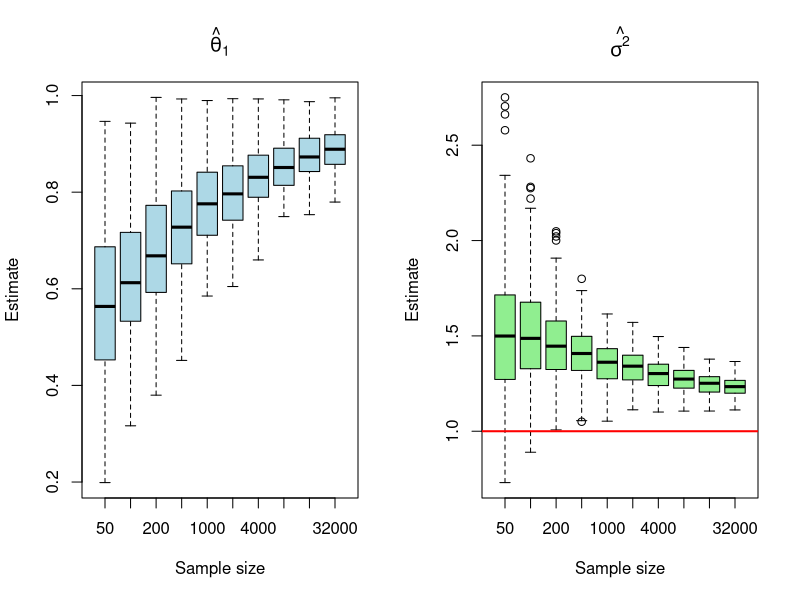

This chart was generated by the following R code:
set.seed(123)

# Method-of-moments estimator for MA(1)
mom_ma1 <- function(y) {
  n <- length(y)
  g0 <- mean(y^2)              # sample autocovariance at lag 0
  g1 <- mean(y[-1] * y[-n])    # sample autocovariance at lag 1
  
  # Estimate theta from quadratic relation: g1/g0 = theta / (1 + theta^2)
  r1 <- g1 / g0
  disc <- 1 - 4 * r1^2
  
  if (disc < 0) return(c(theta = NA, sigma2 = NA))  # no real solution
  
  theta1 <- (1 - sqrt(disc)) / (2 * r1)
  theta2 <- (1 + sqrt(disc)) / (2 * r1)
  
  # Choose the invertible root (|theta| < 1)
  theta_hat <- ifelse(abs(theta1) < 1, theta1, theta2)
  
  sigma2_hat <- g0 / (1 + theta_hat^2)
  return(c(theta = theta_hat, sigma2 = sigma2_hat))
}

# Simulation settings
theta_true <- 1.1
sigma_true <- 1
n_reps <- 500
sample_sizes <- c(50, 100, 200, 500, 1000, 2000, 4000, 8000, 16000, 32000)

results <- data.frame(
  n = integer(),
  theta = numeric(),
  sigma2 = numeric()
)

for (n in sample_sizes) {
  for (r in 1:n_reps) {
    # simulate MA(1)
    eps <- rnorm(n + 1, 0, sigma_true)
    y <- eps[2:(n+1)] + theta_true * eps[1:n]
    
    est <- mom_ma1(y)
    results <- rbind(results, data.frame(n = n, theta = est["theta"], sigma2 = est["sigma2"]))
  }
}

# Plotting
par(mfrow = c(1, 2))

boxplot(theta ~ factor(n), data = results,
        main = expression(hat(theta)[1]),
        xlab = "Sample size", ylab = "Estimate",
        col = "lightblue")
abline(h = theta_true, col = "red", lwd = 2)

boxplot(sigma2 ~ factor(n), data = results,
        main = expression(hat(sigma^2)),
        xlab = "Sample size", ylab = "Estimate",
        col = "lightgreen")
abline(h = sigma_true^2, col = "red", lwd = 2)
